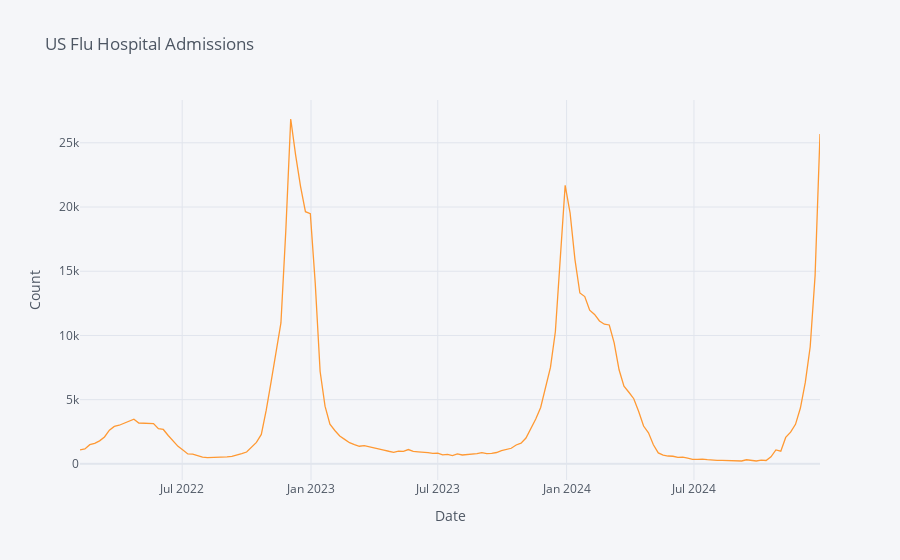

The code cell stored with this chart in its notebook:
### Code cell
#Reference point to compare visual plots
plotly_df["value"].iplot(yTitle = "Count", xTitle = "Date", title = "US Flu Hospital Admissions")

### Figure 1 — Plotly figure (JSON) as saved in the notebook; plotly's stock layout.template omitted (floating-point values rounded to 4 significant figures; data arrays with more than 128 entries replaced by an {"elided": "..."} marker saying what was removed)
{"data": [{"line": {"color": "rgba(255, 153, 51, 1.0)", "dash": "solid", "shape": "linear", "width": 1.3}, "mode": "lines", "name": "value", "text": "", "type": "scatter", "x": {"elided": "152 str values"}, "y": {"elided": "152 int values"}}], "layout": {"legend": {"bgcolor": "#F5F6F9", "font": {"color": "#4D5663"}}, "paper_bgcolor": "#F5F6F9", "plot_bgcolor": "#F5F6F9", "title": {"font": {"color": "#4D5663"}, "text": "US Flu Hospital Admissions"}, "xaxis": {"gridcolor": "#E1E5ED", "showgrid": true, "tickfont": {"color": "#4D5663"}, "title": {"font": {"color": "#4D5663"}, "text": "Date"}, "zerolinecolor": "#E1E5ED"}, "yaxis": {"gridcolor": "#E1E5ED", "showgrid": true, "tickfont": {"color": "#4D5663"}, "title": {"font": {"color": "#4D5663"}, "text": "Count"}, "zerolinecolor": "#E1E5ED"}}}
